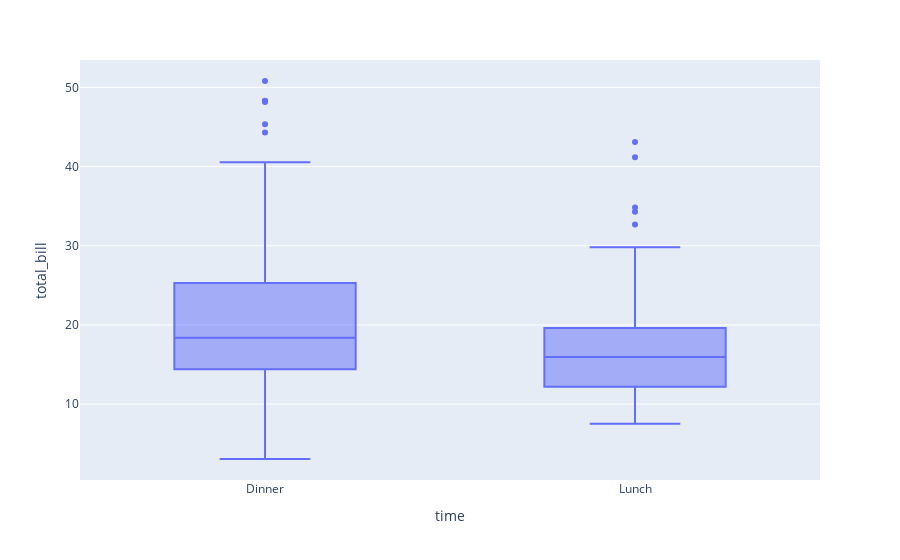

Notebook source saved alongside this figure:
### Code cell
fig = px.box(df, x = "time", y = "total_bill")
fig.show()

### Figure 1 — Plotly figure (JSON) as saved in the notebook; plotly's stock layout.template omitted (floating-point values rounded to 4 significant figures; data arrays with more than 128 entries replaced by an {"elided": "..."} marker saying what was removed)
{"data": [{"alignmentgroup": "True", "hovertemplate": "time=%{x}<br>total_bill=%{y}<extra></extra>", "legendgroup": "", "marker": {"color": "#636efa"}, "name": "", "notched": false, "offsetgroup": "", "orientation": "v", "showlegend": false, "type": "box", "x": {"elided": "244 str values"}, "x0": " ", "xaxis": "x", "y": {"elided": "244 float values"}, "y0": " ", "yaxis": "y"}], "layout": {"autosize": true, "boxmode": "group", "legend": {"tracegroupgap": 0}, "margin": {"t": 60}, "xaxis": {"anchor": "y", "autorange": true, "domain": [0, 1], "range": [-0.5, 1.5], "title": {"text": "time"}, "type": "category"}, "yaxis": {"anchor": "x", "autorange": true, "domain": [0, 1], "range": [0.4178, 53.46], "title": {"text": "total_bill"}, "type": "linear"}}}
